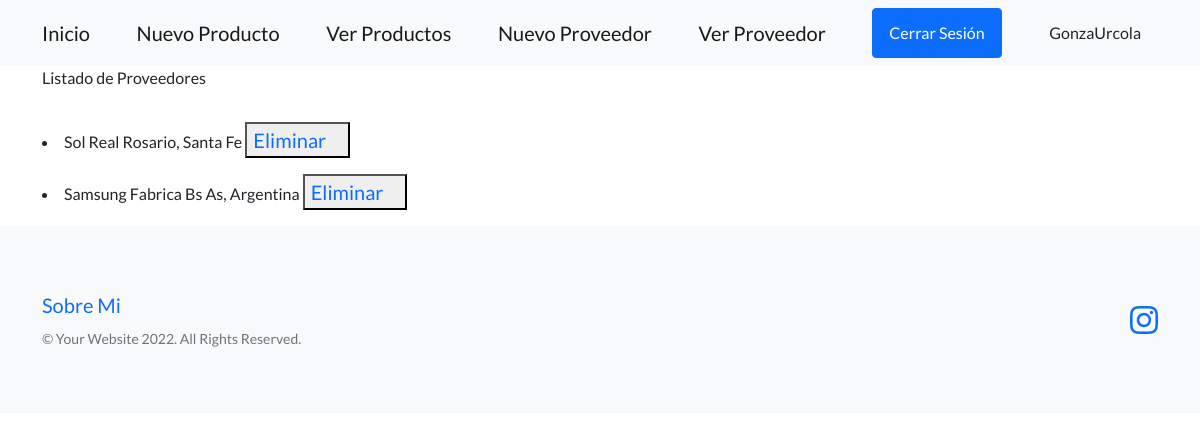
/proveedores/proveedores/ver/ (signed in), run on the app's committed database.
### proveedores/models.py (models this page shows, shortened)
class proveedores(models.Model):
    razon_social=models.CharField( max_length=20)
    ubicacion=models.CharField( max_length=50)

### proveedores/views.py (the view)
# urls.py: path('proveedores/ver/',views.ver_proveedor, name='ver_proveedor'),
def ver_proveedor(request):
    Mis_Proveedores=proveedores.objects.all()
    return render (request,'proveedores/ver_proveedores.html',{'Mis_Proveedores':Mis_Proveedores} )

### proveedores/templates/proveedores/ver_proveedores.html (shortened to what this page needs)
{% extends 'mercaderia/base.html' %}
{% block Personal %}
<p>Listado de Proveedores</p>
<p>
 {% for proveedores in Mis_Proveedores %}
 <li> {{proveedores.razon_social}} {{proveedores.ubicacion}}
    <button>
        <a class="navbar-brand" href={% url 'eliminar' proveedores.id %}>Eliminar</a>
    </button>
 </li>
</p>
 {% endfor %}
{% endblock Personal %}

### mercaderia/templates/mercaderia/base.html (shortened to what this page needs)
<!DOCTYPE html>
<html lang="en">
    <head>
        {% load static %}
        <link href="https://cdn.jsdelivr.net/npm/bootstrap-icons@1.5.0/font/bootstrap-icons.css" rel="stylesheet" type="text/css" />
        <link href={% static 'css/styles.css'%} rel="stylesheet" />
    </head>
    <body>
         <nav class="navbar navbar-light bg-light static-top">
            <div class="container">
                <a class="navbar-brand" href={% url 'Inicio' %}>Inicio</a>
                {% if request.user.is_authenticated %}
                <a class="navbar-brand" href={% url 'crear_producto' %}>Nuevo Producto</a>
                <a class="navbar-brand" href={% url 'ver_productos' %}>Ver Productos</a>
                <a class="navbar-brand" href={% url 'nuevo_proveedor' %}>Nuevo Proveedor</a>
                <a class="navbar-brand" href={% url 'ver_proveedor' %}>Ver Proveedor</a>
                <a class="btn btn-primary" href={% url 'logout' %}>Cerrar Sesión</a>
                <a class="btn btn-scale" href={% url 'perfil' %}>{{request.user.username}}</a>
                {% else %}
                <a class="btn btn-primary" href={% url 'login' %}>Iniciar Sesión</a>
                <a class="btn btn-primary" href={% url 'registar' %}>Crear Usuario</a>
                {% endif %}
            </div>
        </nav>
        <div class="container">
        {% block Personal %}
        {% endblock Personal %}
        </div>
       <footer class="footer bg-light">
        <div class="container">
            <div class="row">
                <div class="col-lg-6 h-100 text-center text-lg-start my-auto">
                    <ul class="list-inline mb-2">
                        <a class="navbar-brand" href={% url 'sobre_mi' %}>Sobre Mi</a>
                    </ul>
                    <p class="text-muted small mb-4 mb-lg-0">&copy; Your Website 2022. All Rights Reserved.</p>
                </div>
                <div class="col-lg-6 h-100 text-center text-lg-end my-auto">
                    <ul class="list-inline mb-0">
                        <li class="list-inline-item">
                            <a href="https://www.instagram.com/gonzaurcola/"><i class="bi-instagram fs-3"></i></a>
                        </li>
                    </ul>
                </div>
            </div>
        </div>
        </footer>
    </body>
</html>

### data on the page
proveedores: razon_social "Sol Real", ubicacion "Rosario, Santa Fe"
proveedores: razon_social "Samsung", ubicacion "Fabrica Bs As, Argentina"

### other printed values
{{ request.user.username }} "GonzaUrcola"
